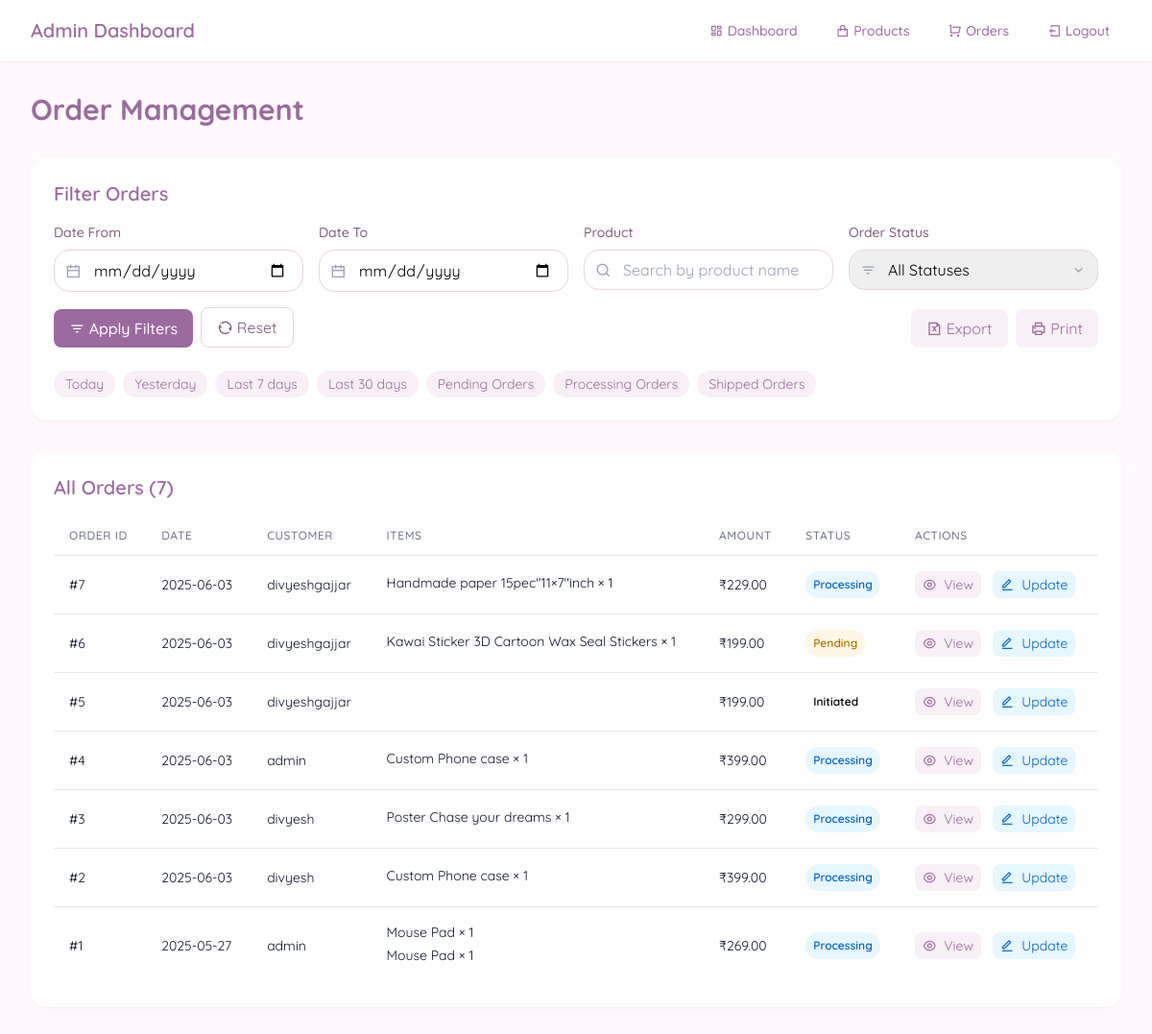
Page /admin/orders (signed in) on the committed database.
### app.py (models this page shows, shortened)
class Order(db.Model):
    id = db.Column(db.Integer, primary_key=True)
    user_id = db.Column(db.Integer, db.ForeignKey('user.id'), nullable=False)
    order_date = db.Column(db.DateTime, nullable=False)
    status = db.Column(db.String(20), default='pending')
    total_amount = db.Column(db.Float, nullable=False)
    items = db.relationship('OrderItem', backref='order', lazy=True)
    customer_name = db.Column(db.String(100))
    email = db.Column(db.String(120))
    phone = db.Column(db.String(20))
    address = db.Column(db.Text)
    payment_method = db.Column(db.String(50), default='Credit Card')
    payment_status = db.Column(db.String(20), default='Paid')
    tracking_number = db.Column(db.String(50))
    razorpay_order_id = db.Column(db.String(100), unique=True, nullable=True) # Add field to store Razorpay order ID

class User(UserMixin, db.Model):
    id = db.Column(db.Integer, primary_key=True)
    username = db.Column(db.String(80), unique=True, nullable=False)
    email = db.Column(db.String(120), unique=True, nullable=False)
    password_hash = db.Column(db.String(128))
    user_type = db.Column(db.String(20), default='customer')  # 'customer' or 'admin'
    orders = db.relationship('Order', backref='user', lazy=True)
    wishlists = db.relationship('Wishlist', backref='user', lazy=True)

class OrderItem(db.Model):
    id = db.Column(db.Integer, primary_key=True)
    order_id = db.Column(db.Integer, db.ForeignKey('order.id'), nullable=False)
    product_name = db.Column(db.String(100), nullable=False)
    quantity = db.Column(db.Integer, nullable=False)
    price = db.Column(db.Float, nullable=False)
    model = db.Column(db.String(100))  # Add model field for customization
    custom_image = db.Column(db.String(255))  # New field for customization image

### app.py (the view, shortened to what this page needs)
@app.route('/admin/orders')
@login_required
def admin_orders():
    if current_user.user_type != 'admin':
        flash('Access denied')
        return redirect(url_for('index'))
    date_from = request.args.get('date_from')
    date_to = request.args.get('date_to')
    product_search = request.args.get('product')
    status = request.args.get('status')
    query = Order.query
    if date_from:
        try:
            date_from = datetime.strptime(date_from, '%Y-%m-%d')
            query = query.filter(Order.order_date >= date_from)
        except ValueError:
            flash('Invalid date format for "Date From"')
    if status:
        query = query.filter(Order.status == status)
    orders = query.order_by(Order.order_date.desc()).all()
    return render_template('admin_orders.html', orders=orders)

### app.py (called while the page is built)
@login_manager.user_loader
def load_user(user_id):
    return User.query.get(int(user_id))

### templates/admin_orders.html (shortened to what this page needs)
<!DOCTYPE html>
<html lang="en">
<head>
    <script src="https://cdn.tailwindcss.com/3.4.16"></script>
    <link href="https://cdnjs.cloudflare.com/ajax/libs/remixicon/4.6.0/remixicon.min.css" rel="stylesheet">
</head>
<body>
    <nav class="bg-white/90 backdrop-blur-sm sticky top-0 z-50 shadow-sm">
        <div class="max-w-7xl mx-auto px-4 sm:px-6 lg:px-8">
            <div class="flex justify-between items-center h-16">
                <div class="flex-shrink-0 flex items-center">
                    <a href="/admin/dashboard" class="font-semibold text-xl text-primary">Admin Dashboard</a>
                </div>
                <div class="flex items-center space-x-4">
                    <a href="/admin/dashboard" class="text-primary hover:text-[#D4B6D0] px-3 py-2 text-sm font-medium">
                        <i class="ri-dashboard-line mr-1"></i>Dashboard
                    </a>
                    <a href="/admin/add_product" class="text-primary hover:text-[#D4B6D0] px-3 py-2 text-sm font-medium">
                        <i class="ri-shopping-bag-line mr-1"></i>Products
                    </a>
                    <a href="/admin/orders" class="text-primary hover:text-[#D4B6D0] px-3 py-2 text-sm font-medium font-bold">
                        <i class="ri-shopping-cart-line mr-1"></i>Orders
                    </a>
                    <a href="{{ url_for('logout') }}" class="text-primary hover:text-[#D4B6D0] px-3 py-2 text-sm font-medium">
                        <i class="ri-logout-box-line mr-1"></i>Logout
                    </a>
                </div>
            </div>
        </div>
    </nav>
    <div class="max-w-7xl mx-auto px-4 sm:px-6 lg:px-8 py-8">
        <div class="flex justify-between items-center mb-8">
            <h2 class="text-3xl font-bold text-primary">Order Management</h2>
        </div>
        <div class="bg-white rounded-lg shadow-sm p-6 mb-8">
            <h3 class="text-xl font-semibold text-primary mb-4">Filter Orders</h3>
            <form method="GET" action="{{ url_for('admin_orders') }}" class="grid grid-cols-1 md:grid-cols-4 gap-4">
                <div>
                    <label class="block text-sm font-medium text-[#7D5E7A] mb-2">Date From</label>
                    <div class="relative">
                        <div class="absolute inset-y-0 left-0 pl-3 flex items-center pointer-events-none">
                        </div>
                        <input type="date" name="date_from" value="{{ request.args.get('date_from', '') }}"
                            class="w-full pl-10 px-4 py-2 border border-[#E8D5E4] rounded-lg focus:outline-none focus:ring-2 focus:ring-[#E8D5E4]">
                    </div>
                </div>
                <div>
                    <label class="block text-sm font-medium text-[#7D5E7A] mb-2">Date To</label>
                    <div class="relative">
                        <div class="absolute inset-y-0 left-0 pl-3 flex items-center pointer-events-none">
                        </div>
                        <input type="date" name="date_to" value="{{ request.args.get('date_to', '') }}"
                            class="w-full pl-10 px-4 py-2 border border-[#E8D5E4] rounded-lg focus:outline-none focus:ring-2 focus:ring-[#E8D5E4]">
                    </div>
                </div>
                <div>
                    <label class="block text-sm font-medium text-[#7D5E7A] mb-2">Product</label>
                    <div class="relative">
                        <div class="absolute inset-y-0 left-0 pl-3 flex items-center pointer-events-none">
                        </div>
                        <input type="text" name="product" value="{{ request.args.get('product', '') }}" placeholder="Search by product name"
                            class="w-full pl-10 px-4 py-2 border border-[#E8D5E4] rounded-lg focus:outline-none focus:ring-2 focus:ring-[#E8D5E4]">
                    </div>
                </div>
                <div>
                    <label class="block text-sm font-medium text-[#7D5E7A] mb-2">Order Status</label>
                    <div class="relative">
                        <div class="absolute inset-y-0 left-0 pl-3 flex items-center pointer-events-none">
                        </div>
                        <select name="status" class="w-full pl-10 px-4 py-2 border border-[#E8D5E4] rounded-lg focus:outline-none focus:ring-2 focus:ring-[#E8D5E4] appearance-none">
                            <option value="">All Statuses</option>
                        </select>
                        <div class="absolute inset-y-0 right-0 flex items-center pr-3 pointer-events-none">
                        </div>
                    </div>
                </div>
                <div class="flex items-end md:col-span-4 gap-2">
                    <button type="submit" class="bg-primary hover:bg-[#D4B6D0] text-white px-4 py-2 rounded-button font-medium transition-all duration-300 flex items-center">
                        <i class="ri-filter-3-line mr-1"></i> Apply Filters
                    </button>
                    <a href="{{ url_for('admin_orders') }}" class="px-4 py-2 border border-[#E8D5E4] text-[#7D5E7A] rounded-button hover:bg-[#F9F0F7] transition-all duration-300 flex items-center">
                        <i class="ri-refresh-line mr-1"></i> Reset
                    </a>
                    <div class="ml-auto flex gap-2">
                        <button type="button" class="px-4 py-2 bg-[#F9F0F7] text-primary rounded-button hover:bg-[#E8D5E4] transition-all duration-300 flex items-center">
                            <i class="ri-file-excel-line mr-1"></i> Export
                        </button>
                        <button type="button" class="px-4 py-2 bg-[#F9F0F7] text-primary rounded-button hover:bg-[#E8D5E4] transition-all duration-300 flex items-center">
                            <i class="ri-printer-line mr-1"></i> Print
                        </button>
                    </div>
                </div>
                <div class="md:col-span-4 flex flex-wrap gap-2 mt-2">
                    <button type="button" onclick="quickFilter('today')" class="px-3 py-1 text-sm bg-[#F9F0F7] text-primary rounded-full hover:bg-[#E8D5E4] transition-all duration-300">
                        Today
                    </button>
                    <button type="button" onclick="quickFilter('yesterday')" class="px-3 py-1 text-sm bg-[#F9F0F7] text-primary rounded-full hover:bg-[#E8D5E4] transition-all duration-300">
                        Yesterday
                    </button>
                    <button type="button" onclick="quickFilter('last7days')" class="px-3 py-1 text-sm bg-[#F9F0F7] text-primary rounded-full hover:bg-[#E8D5E4] transition-all duration-300">
                        Last 7 days
                    </button>
                    <button type="button" onclick="quickFilter('last30days')" class="px-3 py-1 text-sm bg-[#F9F0F7] text-primary rounded-full hover:bg-[#E8D5E4] transition-all duration-300">
                        Last 30 days
                    </button>
                    <button type="button" onclick="quickFilter('pending')" class="px-3 py-1 text-sm bg-[#F9F0F7] text-primary rounded-full hover:bg-[#E8D5E4] transition-all duration-300">
                        Pending Orders
                    </button>
                    <button type="button" onclick="quickFilter('processing')" class="px-3 py-1 text-sm bg-[#F9F0F7] text-primary rounded-full hover:bg-[#E8D5E4] transition-all duration-300">
                        Processing Orders
                    </button>
                    <button type="button" onclick="quickFilter('shipped')" class="px-3 py-1 text-sm bg-[#F9F0F7] text-primary rounded-full hover:bg-[#E8D5E4] transition-all duration-300">
                        Shipped Orders
                    </button>
                </div>
            </form>
        </div>
        <div class="bg-white rounded-lg shadow-sm p-6">
            <h3 class="text-xl font-semibold text-primary mb-4">All Orders ({{ orders|length }})</h3>
            {% if orders %}
            <div class="overflow-x-auto">
                <table class="min-w-full divide-y divide-gray-200">
                    <thead>
                        <tr>
                            <th class="px-4 py-3 text-left text-xs font-medium text-gray-500 uppercase tracking-wider">Order ID</th>
                            <th class="px-4 py-3 text-left text-xs font-medium text-gray-500 uppercase tracking-wider">Date</th>
                            <th class="px-4 py-3 text-left text-xs font-medium text-gray-500 uppercase tracking-wider">Customer</th>
                            <th class="px-4 py-3 text-left text-xs font-medium text-gray-500 uppercase tracking-wider">Items</th>
                            <th class="px-4 py-3 text-left text-xs font-medium text-gray-500 uppercase tracking-wider">Amount</th>
                            <th class="px-4 py-3 text-left text-xs font-medium text-gray-500 uppercase tracking-wider">Status</th>
                            <th class="px-4 py-3 text-left text-xs font-medium text-gray-500 uppercase tracking-wider">Actions</th>
                        </tr>
                    </thead>
                    <tbody class="bg-white divide-y divide-gray-200">
                        {% for order in orders %}
                        <tr>
                            <td class="px-4 py-4 whitespace-nowrap text-sm text-gray-900">#{{ order.id }}</td>
                            <td class="px-4 py-4 whitespace-nowrap text-sm text-gray-900">{{ order.order_date.strftime('%Y-%m-%d') }}</td>
                            <td class="px-4 py-4 whitespace-nowrap text-sm text-gray-900">{{ order.user.username }}</td>
                            <td class="px-4 py-4 text-sm text-gray-900">
                                {% for item in order.items %}
                                <div class="mb-1">{{ item.product_name }} × {{ item.quantity }}</div>
                                {% endfor %}
                            </td>
                            <td class="px-4 py-4 whitespace-nowrap text-sm text-gray-900">₹{{ "%.2f"|format(order.total_amount) }}</td>
                            <td class="px-4 py-4 whitespace-nowrap">
                                <span class="px-2 py-1 inline-flex text-xs leading-5 font-semibold rounded-full status-{{ order.status }}">
                                    {{ order.status|title }}
                                </span>
                            </td>
                            <td class="px-4 py-4 whitespace-nowrap text-sm space-x-2">
                                <button onclick="openOrderDetails({{ order.id }})" class="text-primary hover:text-[#D4B6D0] bg-[#F9F0F7] px-2 py-1 rounded">
                                    <i class="ri-eye-line mr-1"></i> View
                                </button>
                                <button onclick="openUpdateStatus({{ order.id }}, '{{ order.status }}')" class="text-[#0062cc] hover:text-[#0050b3] bg-[#e6f7ff] px-2 py-1 rounded">
                                    <i class="ri-edit-line mr-1"></i> Update
                                </button>
                            </td>
                        </tr>
                        {% endfor %}
                    </tbody>
                </table>
            </div>
            {% else %}
            <div class="py-8 text-center text-gray-500">
                <i class="ri-shopping-bag-line text-5xl mb-4"></i>
                <p>No orders found matching your criteria</p>
            </div>
            {% endif %}
        </div>
    </div>
</body>
</html>

### templates/admin_orders.html (style rules this page uses)
body { font-family: 'Quicksand', sans-serif; background-color: #FFF9FD; }
.status-pending { background-color: #fff7e6; color: #b37400; }
.status-processing { background-color: #e6f7ff; color: #0062cc; }

### rows in the picture
Order: id "7", order_date "2025-06-03", user.username "divyeshgajjar", total_amount "229.00", status "Processing"
OrderItem: product_name "Handmade paper 15pec\"11×7\"inch", quantity "1"
Order: id "6", order_date "2025-06-03", user.username "divyeshgajjar", total_amount "199.00", status "Pending"
OrderItem: product_name "Kawai Sticker 3D Cartoon Wax Seal Stickers", quantity "1"
Order: id "5", order_date "2025-06-03", user.username "divyeshgajjar", total_amount "199.00", status "Initiated"
Order: id "4", order_date "2025-06-03", user.username "admin", total_amount "399.00", status "Processing"
OrderItem: product_name "Custom Phone case", quantity "1"
Order: id "3", order_date "2025-06-03", user.username "divyesh", total_amount "299.00", status "Processing"
OrderItem: product_name "Poster Chase your dreams", quantity "1"
Order: id "2", order_date "2025-06-03", user.username "divyesh", total_amount "399.00", status "Processing"
OrderItem: product_name "Custom Phone case", quantity "1"
Order: id "1", order_date "2025-05-27", user.username "admin", total_amount "269.00", status "Processing"
OrderItem: product_name "Mouse Pad", quantity "1"
OrderItem: product_name "Mouse Pad", quantity "1"

### other values in the picture
{{ orders|length }} "7"
